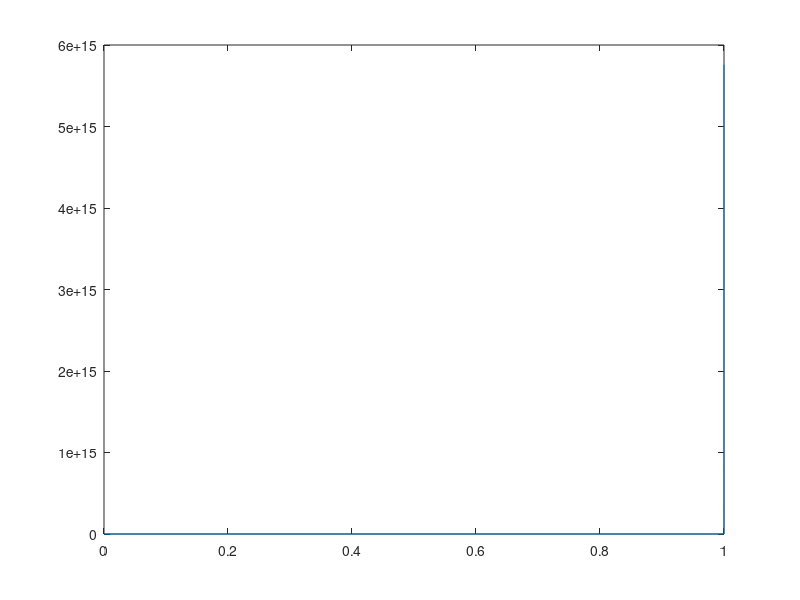
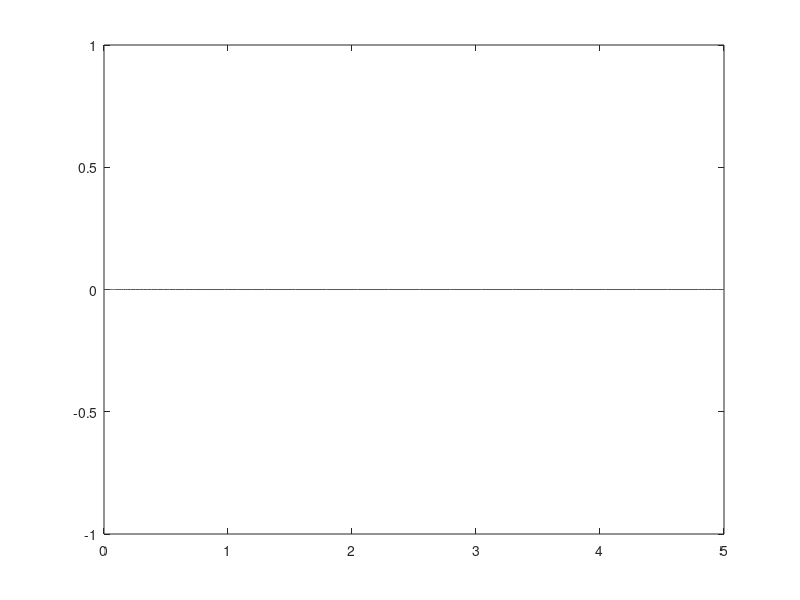

MATLAB code for these plots, in order:

ode1 = @(t,x) x.^2;
t1 = [0 5];
x1_0 = 1;
ode2 = @(t,x) sqrt(abs(x));
t2 = [0 5];
x2_0 = 0;
[t_1,x_1] = ode45(ode1, t1, x1_0);
[t_2,x_2] = ode45(ode2, t2, x2_0);
figure(1);
plot(t_1,x_1);
 
figure(2);
plot(t_2,x_2);